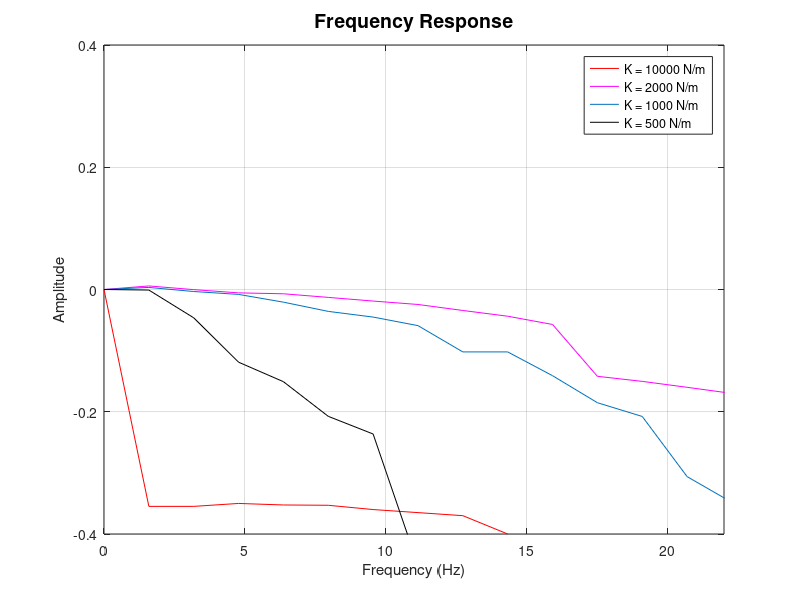

Reproduce this figure in MATLAB.
clc, close all
freq2000 = [0:10:140]./(2*pi);
freq1000 = [0:10:200]./(2 * pi);
freq500 = [0:10:100]./(2 * pi);
freq10000 = [0:10:90]./(2 * pi);

% K = 2000
error2000 = [0, -0.0058, 0.0002, 0.0055, 0.0070, ... %50
             0.0129, 0.0189, 0.0245, 0.0343, 0.0437, ... % 100
             0.0572, 0.1420, 0.1503, 0.16, 0.17]; % 150
         
error2000 = error2000*-1;          

% K = 1000 N/m
error1000 = [0 0.0034 -0.0033, -0.0080, -0.0207, ... 10s starting at 50
            -0.0358, -0.0451, -0.0591, -0.1021, -0.1021, ... %start 100
            -0.1410, -0.1852, -0.2077, -0.3061, -0.3483 -0.4304, ... % Start 160
            -0.4023, -0.4128,  -0.4514, -0.5991, -0.6171];
        
        
error10000 = [0 0.3548 0.3548 0.35 0.3525 0.353 0.36 0.365 0.37 0.4]; 


error10000 = error10000*-1;
% K = 500 N/m
error500 = [0 -0.0009, -0.0463, -0.1189, -0.1508, .... %50
            -0.2075, -0.2364, -0.4507, -0.4811, -0.8570, ... 100
            -0.8446];   

% error = error + 1


plot(freq10000, error10000, 'r'), hold on
plot(freq2000, error2000, 'm'), hold on
plot(freq1000, error1000), hold on
xmark4 = freq500; ymark4 = error500;
plot(freq500, error500, 'k'), 

% plot(freq, bar, 'k--')
axis ([0 22 -0.4 0.4])
grid on, title('Frequency Response', 'fontsize', 14)
xlabel('Frequency (Hz)'), ylabel('Amplitude')
legend('K = 10000 N/m', 'K = 2000 N/m', 'K = 1000 N/m', 'K = 500 N/m')
